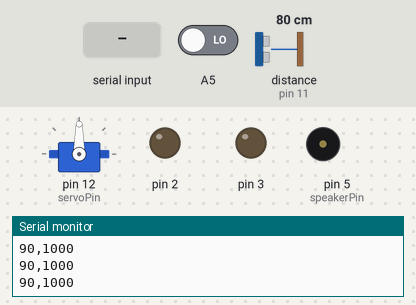
A sketch run on a simulated Arduino Uno, built with avr-gcc and run on an emulated ATmega328P. On the bench: servo, output pins drawn as LEDs (lit = HIGH), buzzer (waves = sounding), the last lines printed to the serial monitor. Dashed ring = blinking. The test bench sets the inputs (shaded band); at power-on: A5 LOW, distance to the obstacle (sensor on pin 11) 80 cm. The echo pulse lasts 58.3 µs per cm; pins used as bus, display or sensor lines are not drawn.

Above: at 1.2 s.
1.3 s: A5 driven HIGH
At 2.2 s:
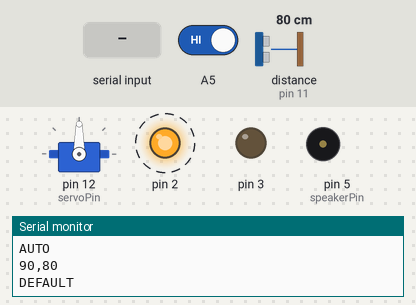
4.3 s: distance to the obstacle (sensor on pin 11) set to 52 cm
6.6 s: distance to the obstacle (sensor on pin 11) set to 46 cm
At 7.1 s:
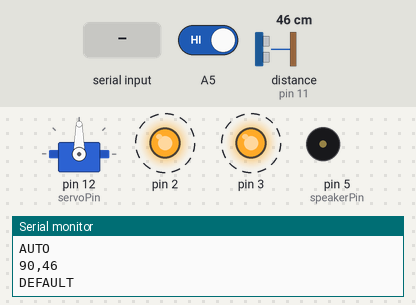
9.6 s: A5 driven LOW
At 10.4 s:
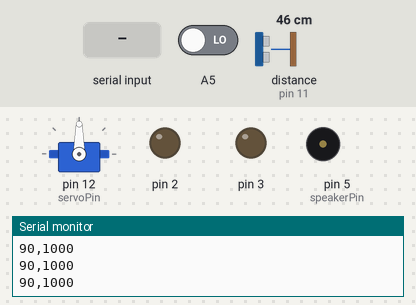
11.1 s: "AUTO\n" received over Serial
At 12.0 s:
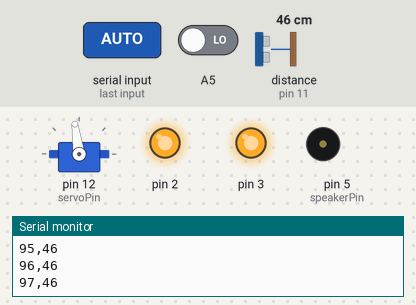
14.1 s: distance to the obstacle (sensor on pin 11) set to 60 cm
At 14.31 s:
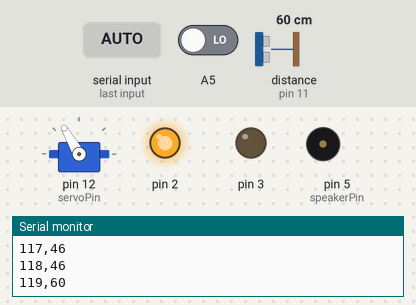
Timing chart, 0 to 20.0 s (numbered marks = the images above; inputs shaded):
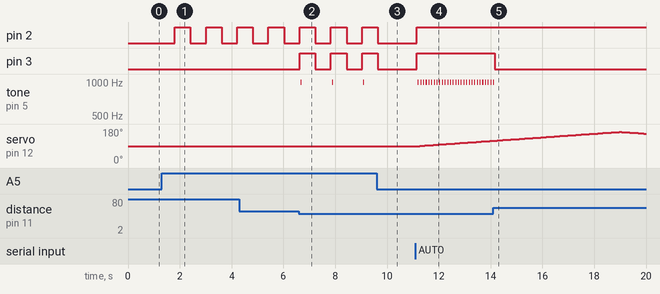

Measured:
- the behaviour switches between 50 and 49 cm on distance to the obstacle (sensor on pin 11) (found by bisection; images 1 and 2)
- after the input at 1.3 s, pin 2: alternates HIGH for 0.61 s and LOW for 0.60 s, starting after 0.51 s
- after the input at 6.6 s, pin 3: alternates HIGH for 0.60 s and LOW for 0.60 s, starting at once; tone on pin 5 (speakerPin): alternates 991 Hz for 0.04 s and silent for 1.2 s, starting after 0.07 s
- after the input at 9.6 s, pin 2, pin 3: goes on until 9.6 s, then stays LOW; tone on pin 5 (speakerPin): stays silent (without the input it goes to 991 Hz after 0.69 s)
- after the input at 11.1 s, pin 2, pin 3: LOW → HIGH after 0.05 s; tone on pin 5 (speakerPin): alternates 991 Hz for 0.04 s and silent for 0.06 s, starting after 0.09 s; servo on pin 12 (servoPin): moves from 90° to 118° over 2.8 s, starting after 0.16 s
- after the input at 14.1 s, pin 3: HIGH → LOW after 0.06 s; tone on pin 5 (speakerPin): goes on until 14.1 s, then stays silent

The sketch:

Sonar.ino
```cpp
// Libraries
#include <Servo.h>.

//========================================================================================================
// Defines Tirg and Echo pins of the Ultrasonic Sensor
const int trigPin = 10;
const int echoPin = 11;

// Variables for the duration and the distance
long duration;
int distance;

const int servoPin = 12;
Servo myServo;  // Creates a servo object for controlling the servo motor

//=============================================================================================================
// Function to read the sensor data and calculate the distance
int calculateDistance() {
  digitalWrite(trigPin, LOW);   // Set trig pin to low to ensure a clean pulse
  delayMicroseconds(2);         // Delay for 2 microseconds
  digitalWrite(trigPin, HIGH);  // Send a 10 microsecond pulse by setting trig pin to high
  delayMicroseconds(10);
  digitalWrite(trigPin, LOW);  // Set trig pin back to low

  // Measure the pulse width of the echo pin and calculate the distance value
  float distance = pulseIn(echoPin, HIGH) / 58.00;  // Formula: (340m/s * 1us) / 2
  return distance;
}

//========================================================================================================
const int DEFAULT_MODE = 0;
const int AUTO_MODE = 1;
const int MANUAL_MODE = 2;
int current_mode = DEFAULT_MODE;
int speakerPin = 5;

String command;
int delay_time = 100;
int Max_distance = 50;
bool Buzzer = true;
int ite = 90;
bool crescente = true;
int angle = 90;
//===============================================================================================================
// Check distance and serialprints
void verifica(int j, int max, bool buzzer) {
  myServo.write(j);
  distance = calculateDistance();

  if (distance < max) {
    digitalWrite(3, HIGH);
    if (buzzer == true) {
      for (int i = 0; i < 30; i++) {
        digitalWrite(speakerPin, HIGH);
        delayMicroseconds(500);
        digitalWrite(speakerPin, LOW);
        delayMicroseconds(500);
      }
      delay(max(10, delay_time - 30));
    } else {
      delay(delay_time);
    }
  } else {
    digitalWrite(3, LOW);
    delay(delay_time);
  }
  Serial.print(j);
  Serial.print(",");
  Serial.println(distance);
}

//===============================================================================================================
// Setup
void setup() {
  pinMode(trigPin, OUTPUT);  // Sets the trigPin as an Output
  pinMode(echoPin, INPUT);   // Sets the echoPin as an Input
  pinMode(2, OUTPUT);
  pinMode(3, OUTPUT);
  pinMode(speakerPin, OUTPUT);
  pinMode(A5, INPUT);

  Serial.begin(9600);
  myServo.attach(servoPin);  // Defines on which pin is the servo motor attached
}

//===============================================================================================================
// Loop
void loop() {
  if (Serial.available() > 0) {
    command = Serial.readStringUntil('\n');
    command.trim();
    if (!isDigit(command.charAt(0))) {
      if (command == "DEFAULT") {
        current_mode = DEFAULT_MODE;
        ite = 90;
        crescente = true;
      }
      else if (command == "AUTO") {
        current_mode = AUTO_MODE;
        ite = 90;
        crescente = true;
      }
      else if (command == "MANUAL") {
        current_mode = MANUAL_MODE;
        ite = 90;
        crescente = true;
      }
      if (command == "BUZZ_ON") Buzzer = true;
      else if (command == "BUZZ_OFF") Buzzer = false;
      if (command.charAt(1) == ',') {
        if (command.charAt(0) == 'A') angle = command.substring(2).toInt();
        if (command.charAt(0) == 'M') Max_distance = command.substring(2).toInt();
        if (command.charAt(0) == 'D') delay_time = command.substring(2).toInt();
      }
    }
  }
  if (current_mode == DEFAULT_MODE) {  // Default mode is idle, turned off
    //Leds off
    digitalWrite(2, LOW);
    digitalWrite(3, LOW);
    digitalWrite(5, LOW);

    // Servo in the middle
    myServo.write(90);
    delay(delay_time);

    Serial.print(90);
    Serial.print(",");
    Serial.println(1000);

    if (digitalRead(A5) == HIGH) {
      current_mode = AUTO_MODE;
      Serial.println("AUTO");
      delay(500);
    }

  } else if (current_mode == AUTO_MODE) {
    // Green Led on
    digitalWrite(2, HIGH);

    verifica(ite, Max_distance, Buzzer);
    if (digitalRead(A5) == HIGH) {
      current_mode = DEFAULT_MODE;
      Serial.println("DEFAULT");
      ite = 90;
      crescente == true;
      delay(500);
      return;
    }
    if (ite == 165) crescente = false;
    if (ite == 15) crescente = true;
    if ((ite < 165) && crescente == true) ite++;
    if ((ite > 15) && crescente == false) ite--;

  } else if (current_mode == MANUAL_MODE) {
    digitalWrite(2, HIGH);

    verifica(angle, Max_distance, Buzzer);
    if (digitalRead(A5) == HIGH) {
      current_mode = DEFAULT_MODE;
      Serial.println("DEFAULT");
      delay(500);
      return;
    }
  }
}
```
